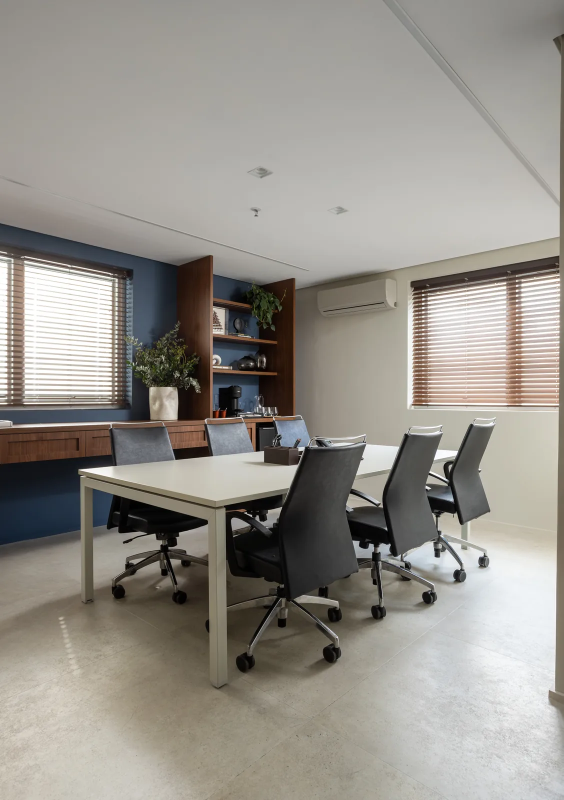
#> input picture img/sala-reuniao-azul.webp, 1127 x 1600 px (shown at 1/2 size)
$ python variantes.py
#> lines starting #> are read from the running program, lines starting #| are printed output that depends on the picture
#!/usr/bin/env python3
"""Gera as variantes de largura das fotos de obra.

    pip install pillow
    python3 variantes.py

Cada foto de obra existe em 480, 640, 768 e 960 px de largura, e o `srcset` de
cada `<img>` lista só as que são menores que a original — ampliar foto de obra
não acrescenta detalhe nenhum, só peso.

A largura de 768 entrou quando o cabeçalho das páginas internas passou a
mostrar a foto inteira num painel à direita: naquele tamanho, num aparelho com
tela de alta densidade, 640 fica mole e 960 é quase o dobro do peso à toa.

O script não regrava variante que já existe. Para refazer uma, apague o arquivo
antes de rodar.
"""
import os
from PIL import Image

FOTOS = ['sala-reuniao-azul', 'recepcao-marmore', 'lounge-recepcao', 'mesa-vista-sp',
         'estante-espinha-peixe', 'restaurante-fachada', 'banheiro-marmore', 'lavabo-azul',
         'lavabo-bordo', 'cozinha-marcenaria', 'restaurante-salao', 'lavabo-terracota',
         'restaurante-bar', 'restaurante-cozinha', 'restaurante-pratos']
LARGURAS = [480, 640, 768, 960]
QUALIDADE = 74

os.chdir(os.path.join(os.path.dirname(os.path.abspath(__file__)), 'img'))
for nome in FOTOS:
    im = Image.open(nome + '.webp')
#> im is the input picture: PIL image 1127x1600 RGB; mean R, G, B 150, 146, 139.1
    for larg in LARGURAS:
        arq = '%s-%d.webp' % (nome, larg)
        if larg >= im.width:
            continue                      # ampliar não acrescenta detalhe
        if os.path.exists(arq):
            continue
        c = im.resize((larg, round(im.height * larg / im.width)), Image.LANCZOS)
        c.save(arq, 'WEBP', quality=QUALIDADE, method=6)
        print('%-40s %4d KB' % (arq, os.path.getsize(arq) // 1024))
#> this loop made 4 passes
#> pass 1, `c = im.resize((larg, round(im.height * larg / im.width)), Image.LANCZOS)`:
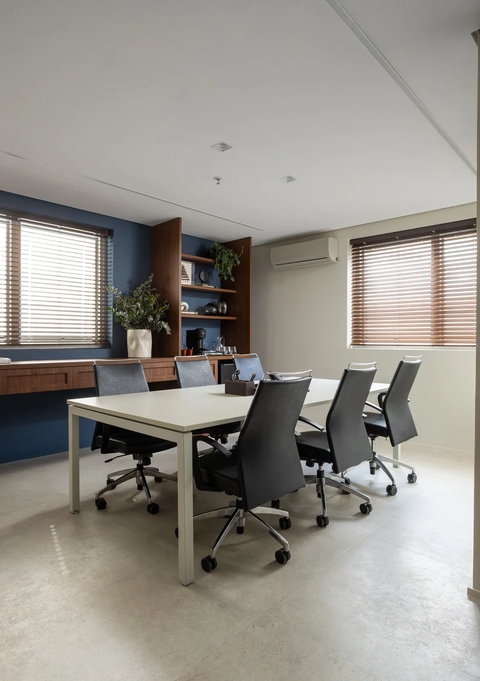
#> c: PIL image 480x681 RGB; mean R, G, B 149.9, 146, 139.1
#> pass 2 of the loop `for nome in FOTOS:`:
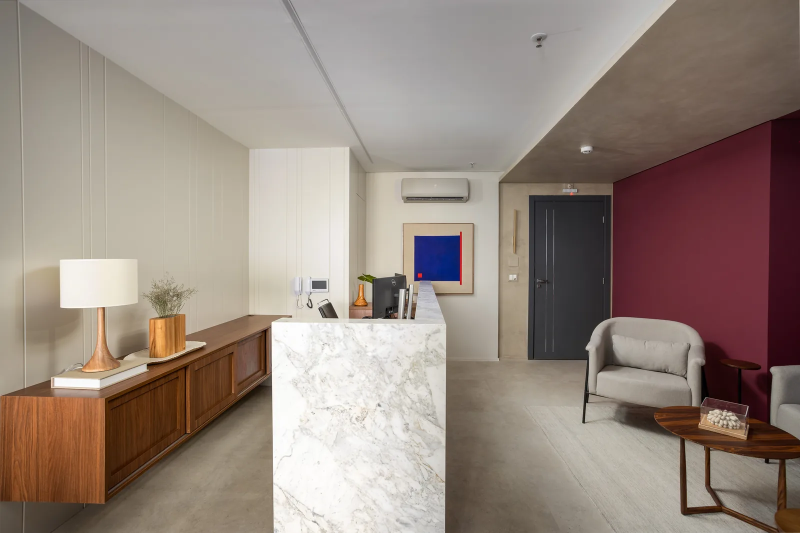
#> input picture img/recepcao-marmore.webp, 1600 x 1066 px (shown at 1/2 size)
#> im is the input picture: PIL image 1600x1066 RGB; mean R, G, B 150.2, 135.5, 125.9
#> the loop `for larg in LARGURAS:` made 4 passes
#| recepcao-marmore-480.webp                   7 KB
#| recepcao-marmore-640.webp                  11 KB
#| recepcao-marmore-768.webp                  15 KB
#| recepcao-marmore-960.webp                  21 KB
#> pass 1, `c = im.resize((larg, round(im.height * larg / im.width)), Image.LANCZOS)`:
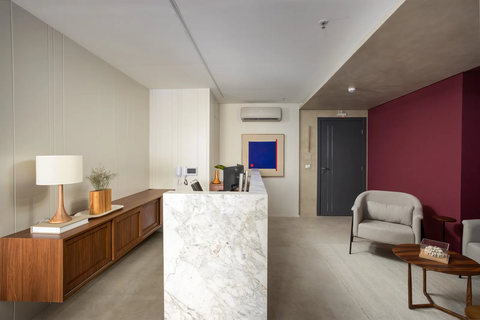
#> c: PIL image 480x320 RGB; mean R, G, B 150.2, 135.5, 125.9
#> pass 3 of the loop `for nome in FOTOS:`:
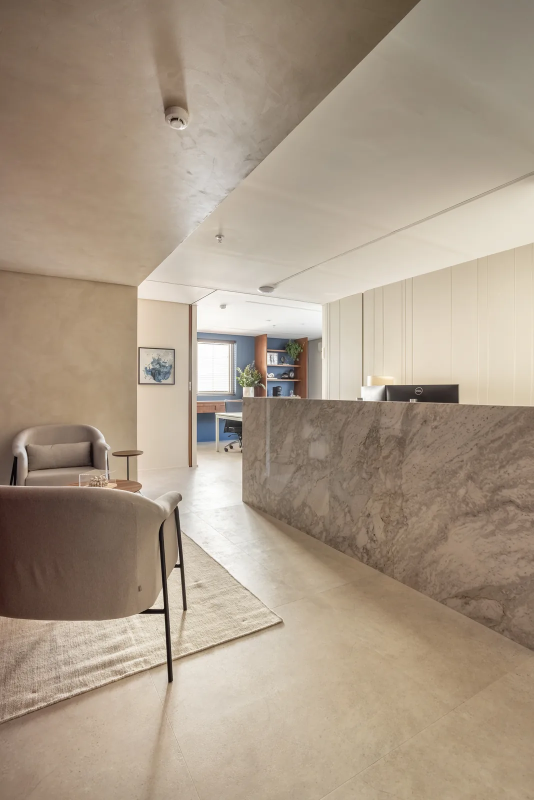
#> input picture img/lounge-recepcao.webp, 1067 x 1600 px (shown at 1/2 size)
#> im is the input picture: PIL image 1067x1600 RGB; mean R, G, B 169, 153.1, 135
#> the loop `for larg in LARGURAS:` made 4 passes
#| lounge-recepcao-480.webp                   14 KB
#| lounge-recepcao-640.webp                   22 KB
#| lounge-recepcao-768.webp                   30 KB
#| lounge-recepcao-960.webp                   44 KB
#> pass 1, `c = im.resize((larg, round(im.height * larg / im.width)), Image.LANCZOS)`:
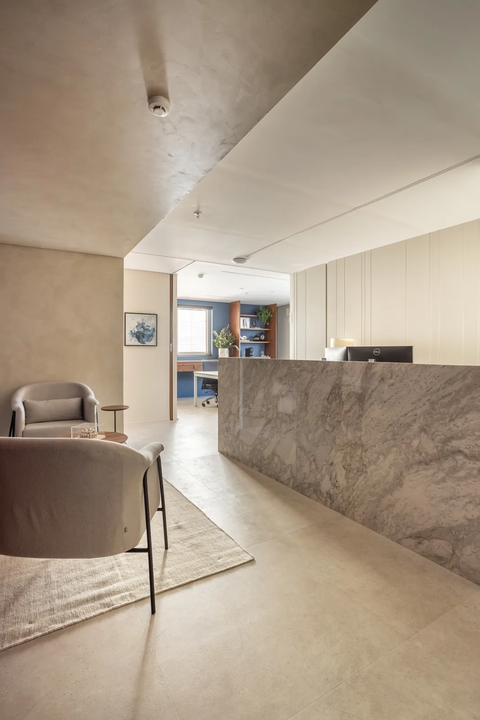
#> c: PIL image 480x720 RGB; mean R, G, B 169, 153.1, 135
#> (the run stopped early here; a loop or call above may not have finished)
